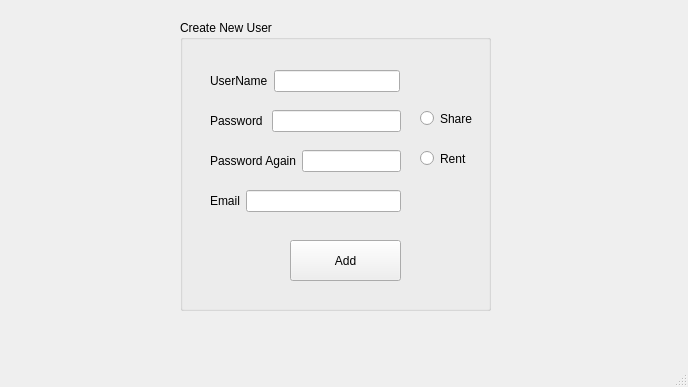
<?xml version="1.0" encoding="UTF-8"?>
<ui version="4.0">
 <class>MainWindow_createUser</class>
 <widget class="QMainWindow" name="MainWindow_createUser">
  <property name="geometry">
   <rect>
    <x>0</x>
    <y>0</y>
    <width>688</width>
    <height>387</height>
   </rect>
  </property>
  <property name="windowTitle">
   <string>MainWindow</string>
  </property>
  <widget class="QWidget" name="centralwidget">
   <widget class="QGroupBox" name="groupBox">
    <property name="geometry">
     <rect>
      <x>180</x>
      <y>20</y>
      <width>311</width>
      <height>291</height>
     </rect>
    </property>
    <property name="title">
     <string>Create New User</string>
    </property>
    <widget class="QPushButton" name="pushButton_add">
     <property name="geometry">
      <rect>
       <x>110</x>
       <y>220</y>
       <width>111</width>
       <height>41</height>
      </rect>
     </property>
     <property name="text">
      <string>Add</string>
     </property>
    </widget>
    <widget class="QRadioButton" name="radioButton_sahre">
     <property name="geometry">
      <rect>
       <x>240</x>
       <y>90</y>
       <width>82</width>
       <height>17</height>
      </rect>
     </property>
     <property name="text">
      <string>Share</string>
     </property>
    </widget>
    <widget class="QRadioButton" name="radioButton_rent">
     <property name="geometry">
      <rect>
       <x>240</x>
       <y>130</y>
       <width>82</width>
       <height>17</height>
      </rect>
     </property>
     <property name="text">
      <string>Rent</string>
     </property>
    </widget>
    <widget class="QWidget" name="">
     <property name="geometry">
      <rect>
       <x>30</x>
       <y>50</y>
       <width>190</width>
       <height>22</height>
      </rect>
     </property>
     <layout class="QHBoxLayout" name="horizontalLayout">
      <item>
       <widget class="QLabel" name="label">
        <property name="text">
         <string>UserName</string>
        </property>
       </widget>
      </item>
      <item>
       <widget class="QLineEdit" name="lineEdit_userName"/>
      </item>
     </layout>
    </widget>
    <widget class="QWidget" name="">
     <property name="geometry">
      <rect>
       <x>30</x>
       <y>90</y>
       <width>191</width>
       <height>22</height>
      </rect>
     </property>
     <layout class="QHBoxLayout" name="horizontalLayout_2">
      <item>
       <widget class="QLabel" name="label_2">
        <property name="text">
         <string>Password </string>
        </property>
       </widget>
      </item>
      <item>
       <widget class="QLineEdit" name="lineEdit_password">
        <property name="echoMode">
         <enum>QLineEdit::PasswordEchoOnEdit</enum>
        </property>
       </widget>
      </item>
     </layout>
    </widget>
    <widget class="QWidget" name="">
     <property name="geometry">
      <rect>
       <x>30</x>
       <y>130</y>
       <width>191</width>
       <height>22</height>
      </rect>
     </property>
     <layout class="QHBoxLayout" name="horizontalLayout_3">
      <item>
       <widget class="QLabel" name="label_3">
        <property name="text">
         <string>Password Again</string>
        </property>
       </widget>
      </item>
      <item>
       <widget class="QLineEdit" name="lineEdit_passwordagain">
        <property name="echoMode">
         <enum>QLineEdit::PasswordEchoOnEdit</enum>
        </property>
       </widget>
      </item>
     </layout>
    </widget>
    <widget class="QWidget" name="">
     <property name="geometry">
      <rect>
       <x>30</x>
       <y>170</y>
       <width>191</width>
       <height>22</height>
      </rect>
     </property>
     <layout class="QHBoxLayout" name="horizontalLayout_4">
      <item>
       <widget class="QLabel" name="label_4">
        <property name="text">
         <string>Email</string>
        </property>
       </widget>
      </item>
      <item>
       <widget class="QLineEdit" name="lineEdit_email"/>
      </item>
     </layout>
    </widget>
   </widget>
  </widget>
  <widget class="QMenuBar" name="menubar">
   <property name="geometry">
    <rect>
     <x>0</x>
     <y>0</y>
     <width>688</width>
     <height>21</height>
    </rect>
   </property>
  </widget>
  <widget class="QStatusBar" name="statusbar"/>
 </widget>
 <resources/>
 <connections/>
</ui>
